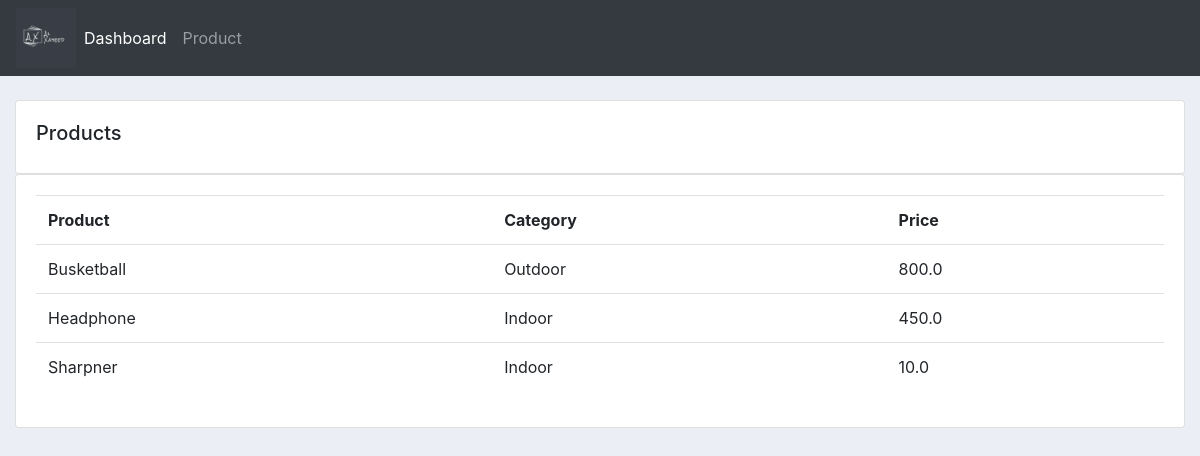
The app's page /product/ with its own data.
### accounts/models.py (models this page shows, shortened)
class Product(models.Model):
    CATAGORY = (
        ('Indoor', 'Indoor'),
        ('Outdoor', 'Out door')
    )
    name = models.CharField(max_length=100, null=True)
    price = models.FloatField(null=True)
    catagory = models.CharField(max_length=100, choices=CATAGORY, null=True)
    description = models.CharField(max_length=200, null=True)
    date_created = models.DateTimeField(auto_now_add=True)
    tags = models.ManyToManyField(Tag)

### accounts/views.py (the view)
# urls.py: path('product/',product, name='product'),
def product(request):
    products = Product.objects.all()
    context = {'products': products}
    return render(request, 'accounts/product.html', context)

### accounts/templates/accounts/product.html (shortened to what this page needs)
{% extends 'accounts/base.html' %}
{% block content %}
    <br>
    <div class="row">
        <div class="col-md">
            <div class="card card-body">
                <h5>Products</h5>
            </div>
            <div class="card card-body">
                <table class="table">
                    <tr>
                        <th>Product</th>
                        <th>Category</th>
                        <th>Price</th>
                    </tr>
                    {% for i in products%}
                    <tr>
                        <td>{{i.name}}</td>
                        <td>{{i.catagory}}</td>
                        <td>{{i.price}}</td>
                    </tr>
                    {% endfor %}
                </table>
            </div>
        </div>
    </div>
{% endblock %}

### static/css/main.css (style rules this page uses)
body { background-color: #ebeff5; }

### records on screen
Product: name "Busketball", catagory "Outdoor", price "800.0"
Product: name "Headphone", catagory "Indoor", price "450.0"
Product: name "Sharpner", catagory "Indoor", price "10.0"
